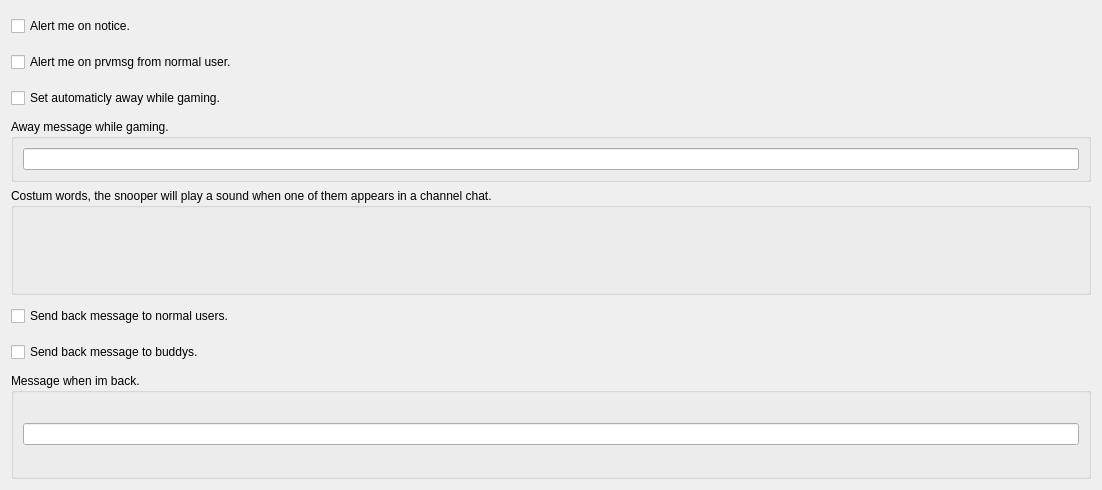
             <widget class="QWidget" name="scrollAreaWidgetContents_2">
              <property name="geometry">
               <rect>
                <x>0</x>
                <y>0</y>
                <width>1102</width>
                <height>490</height>
               </rect>
              </property>
              <layout class="QHBoxLayout" name="horizontalLayout_28">
               <item>
                <layout class="QVBoxLayout" name="verticalLayout">
                 <item>
                  <widget class="QCheckBox" name="cbalertmeonnotice">
                   <property name="minimumSize">
                    <size>
                     <width>0</width>
                     <height>30</height>
                    </size>
                   </property>
                   <property name="text">
                    <string>Alert me on notice.</string>
                   </property>
                   <property name="checked">
                    <bool>false</bool>
                   </property>
                  </widget>
                 </item>
                 <item>
                  <widget class="QCheckBox" name="cbalertfromnormal">
                   <property name="minimumSize">
                    <size>
                     <width>0</width>
                     <height>30</height>
                    </size>
                   </property>
                   <property name="text">
                    <string>Alert me on prvmsg from normal user.</string>
                   </property>
                   <property name="checked">
                    <bool>false</bool>
                   </property>
                  </widget>
                 </item>
                 <item>
                  <widget class="QCheckBox" name="cbsetawaywhilegaming">
                   <property name="minimumSize">
                    <size>
                     <width>0</width>
                     <height>30</height>
                    </size>
                   </property>
                   <property name="text">
                    <string>Set automaticly away while gaming.</string>
                   </property>
                   <property name="checked">
                    <bool>false</bool>
                   </property>
                  </widget>
                 </item>
                 <item>
                  <widget class="QGroupBox" name="groupBox_5">
                   <property name="enabled">
                    <bool>true</bool>
                   </property>
                   <property name="minimumSize">
                    <size>
                     <width>0</width>
                     <height>63</height>
                    </size>
                   </property>
                   <property name="maximumSize">
                    <size>
                     <width>16777215</width>
                     <height>63</height>
                    </size>
                   </property>
                   <property name="title">
                    <string>Away message while gaming. </string>
                   </property>
                   <layout class="QHBoxLayout" name="horizontalLayout_7">
                    <item>
                     <widget class="QLineEdit" name="leawaystring"/>
                    </item>
                   </layout>
                  </widget>
                 </item>
                 <item>
                  <widget class="QGroupBox" name="groupBox_7">
                   <property name="minimumSize">
                    <size>
                     <width>0</width>
                     <height>100</height>
                    </size>
                   </property>
                   <property name="title">
                    <string>Costum words, the snooper will play a sound when one of them appears in a channel chat.</string>
                   </property>
                   <layout class="QHBoxLayout" name="horizontalLayout_37">
                    <property name="margin">
                     <number>2</number>
                    </property>
                    <item>
                     <layout class="QHBoxLayout" name="costum_combobox_layout"/>
                    </item>
                   </layout>
                  </widget>
                 </item>
                 <item>
                  <widget class="QCheckBox" name="chbbacktonormals">
                   <property name="minimumSize">
                    <size>
                     <width>0</width>
                     <height>30</height>
                    </size>
                   </property>
                   <property name="text">
                    <string>Send back message to normal users.</string>
                   </property>
                   <property name="checked">
                    <bool>false</bool>
                   </property>
                  </widget>
                 </item>
                 <item>
                  <widget class="QCheckBox" name="chbbacktobuddys">
                   <property name="minimumSize">
                    <size>
                     <width>0</width>
                     <height>30</height>
                    </size>
                   </property>
                   <property name="text">
                    <string>Send back message to buddys.</string>
                   </property>
                   <property name="checked">
                    <bool>false</bool>
                   </property>
                  </widget>
                 </item>
                 <item>
                  <widget class="QGroupBox" name="groupBox_16">
                   <property name="minimumSize">
                    <size>
                     <width>0</width>
                     <height>63</height>
                    </size>
                   </property>
                   <property name="title">
                    <string>Message when im back.</string>
                   </property>
                   <layout class="QHBoxLayout" name="horizontalLayout_27">
                    <item>
                     <widget class="QLineEdit" name="lebackmessage">
                      <property name="text">
                       <string/>
                      </property>
                     </widget>
                    </item>
                   </layout>
                  </widget>
                 </item>
                </layout>
               </item>
              </layout>
             </widget>
